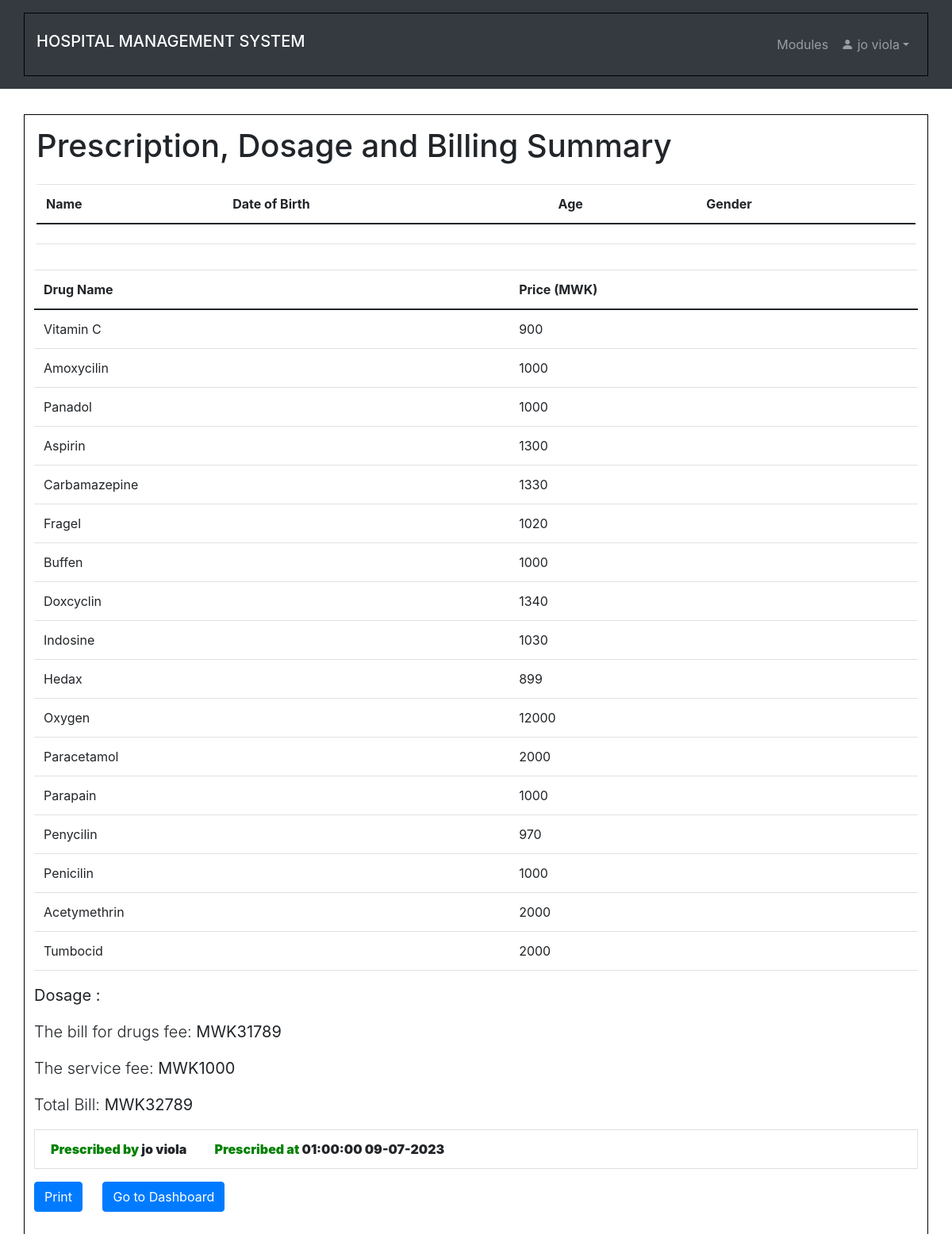
The page /billing.php (signed in) on the database its author committed.
### tables this page shows
CREATE TABLE `drug` (
  `id` int(11) NOT NULL,
  `drug_name` varchar(255) NOT NULL,
  `drug_price2` text DEFAULT NULL,
  `status` text DEFAULT NULL
);

CREATE TABLE `user` (
  `id` int(11) NOT NULL,
  `uname` varchar(100) NOT NULL,
  `prof` varchar(100) NOT NULL,
  `role` text DEFAULT NULL,
  `email` text DEFAULT NULL,
  `pwd` varchar(100) NOT NULL
);

### user_regdb.php (called while the page is built, shortened)
<?php
    $id = 0;
?>

### billing.php (the view, shortened to what this page needs)
<?php
    include 'user_regdb.php';
    include "comfig.php";
    include "unavbar.php";
    if (isset($_SESSION['id']) && isset($_SESSION['uname'])){
        $patient_id = $id ;
?>
<!DOCTYPE html>
<html lang="en">
  <head>
    <link rel="stylesheet" href="https://maxcdn.bootstrapcdn.com/bootstrap/4.5.2/css/bootstrap.min.css">
    <link rel="stylesheet" href="https://maxcdn.bootstrapcdn.com/bootstrap/4.5.2/css/bootstrap.min.css">
  </head>
  <body>
    <br><br><br><br>
    <div class="container mt-5">
      <div class="row">
        <div class="col-sm-12">
          <?php
          $stmt = $mysqli->prepare("SELECT * FROM patient WHERE id = ?");
          $stmt->bind_param("i", $patient_id);
          $result = $stmt->execute();
          if ($result === false) {
            echo "<div class='alert alert-danger' role='alert'>Error: " . $stmt->error . "</div>";
          } else {
                      $patient = $stmt->get_result()->fetch_assoc();
                      $id = $patient['id'];
                      $name = $patient['name'];
                      $age = $patient['age'];
                      $gender = $patient['gender'];
                      $date = $patient['date'];
                      $lab_bill = $patient['lab_price'];
                      $rad_bill = $patient['rad_price'];
                      echo "<h1 class='mb-4'>Prescription, Dosage and Billing Summary</h1>";
                      ?>
                        <table class="table table-hover" style="overflow:auto">
                            <thead class="table table-hover">
                                <tr>
                                    <th>Name</th>
                                    <th>Date of Birth</th>
                                    <th>Age</th>
                                    <th>Gender</th>
                                </tr>
                            </thead>
                            <tbody id = "myTable">
                                <tr>
                                    <td><?php echo $name; ?></td>
                                    <td><?php echo $date; ?></td>
                                    <td><?php echo $age; ?></td>
                                    <td><?php echo $gender; ?></td>
                                </tr>
                            </tbody>
                        </table>
                        <?php
                    }
          echo "<div class='row mb-3'>";
                echo "<div class='table-responsive'>";
                echo "<table class='table table-striped'>";
                echo "<thead>";
                $patient_id = $patient["id"];
                $total_amount = 0;
                echo "<table class='table'>";
                echo "<thead><tr><th>Drug Name</th><th>Price (MWK)</th></tr></thead>";
                echo "<tbody>";
                $stmt = $mysqli->prepare("SELECT drug, dosage FROM patient WHERE id = ?");
                $stmt->bind_param("i", $patient_id);
                $stmt->execute();
                $result = $stmt->get_result();
                $patientData = $result->fetch_assoc();
                $drugs = explode(",", $patientData['drug']);
                $dosage = $patientData['dosage'];
                foreach ($drugs as $drug) {
                    $drugNamePattern = "%$drug%";
                    $stmt = $mysqli->prepare("SELECT drug_name, drug_price2 FROM drug WHERE drug_name LIKE ?");
                    $stmt->bind_param("s", $drugNamePattern);
                    $stmt->execute();
                    $result = $stmt->get_result();
                    if ($result->num_rows > 0) {
                        while ($row = $result->fetch_assoc()) {
                            echo "<tr><td>" . $row["drug_name"] . "</td><td>" . $row["drug_price2"] . "</td></tr>";
                            $total_amount += $row["drug_price2"];
                        }
                    }
                }
                $servicefee =1000;
                $total_bill = $total_amount + $servicefee + $rad_bill +$lab_bill;
                echo "</tbody>";
                echo "</table>";
                echo "<div>";
                 echo "<p class='lead'><b>Dosage :</b> <strong>" . $dosage . "</strong></p>";
                 echo "</div>";
              echo "<p class='lead'>The bill for drugs fee: <strong> MWK" . $total_amount . "</strong></p>";
              echo "<p class='lead'>The service fee: <strong> MWK" . $servicefee . "</strong></p>";
              echo "<p class='lead'>Total Bill:  <strong>MWK" . $total_bill . " <strong></p>";
                if (isset($_SESSION['uname'])) {
                    $username = $_SESSION['uname'];
                    $stmt = $mysqli->prepare("SELECT * FROM user WHERE uname = ?");
                    $stmt->bind_param("s", $username);
                    $result = $stmt->execute();
                    if ($result === false) {
                      echo "<div class='alert alert-danger' role='alert'>Error: " . $stmt->error . "</div>";
                    } else {
                      $user = $stmt->get_result()->fetch_assoc();
                      $prescribed_on = date("H:i:s d-m-Y ");
                      echo "<p class='list-group-item'><b style='color: green;'>Prescribed by</b><b> " . $user['uname'] . "   </b>&nbsp;&nbsp; &nbsp; &nbsp;&nbsp; &nbsp;  <b style='color: green;'>Prescribed at </b><b>".$prescribed_on." </b></p>";
                      echo "<a href='download_pdf.php?download=" . $id . "' class='btn btn-primary'>Print</a>";
                      echo "<a href='nurse_dashboard.php' class='btn btn-primary'>Go to Dashboard</a>";
                          }
                }
                ?>
        </div>
      </div>
    </div>
<?php
    }else {
        header("Location: home.php");
        exit();
    }
?>

### style.css (style rules this page uses)
body { margin: 0; padding: 0; background-size: 100%; font-family: sans-serif; }

### billing.php (style rules this page uses)
.container { padding: 15px; border: 1px solid black; box-sizing: border-box; }

### rows shown on the page
drug: drug_name "Vitamin C", drug_price2 "900"
drug: drug_name "Amoxycilin", drug_price2 "1000"
drug: drug_name "Panadol", drug_price2 "1000"
drug: drug_name "Aspirin", drug_price2 "1300"
drug: drug_name "Carbamazepine", drug_price2 "1330"
drug: drug_name "Fragel", drug_price2 "1020"
drug: drug_name "Buffen", drug_price2 "1000"
drug: drug_name "Doxcyclin", drug_price2 "1340"
drug: drug_name "Indosine", drug_price2 "1030"
drug: drug_name "Hedax", drug_price2 "899"
drug: drug_name "Oxygen", drug_price2 "12000"
drug: drug_name "Paracetamol", drug_price2 "2000"
drug: drug_name "Parapain", drug_price2 "1000"
drug: drug_name "Penycilin", drug_price2 "970"
drug: drug_name "Penicilin", drug_price2 "1000"
drug: drug_name "Acetymethrin", drug_price2 "2000"
drug: drug_name "Tumbocid", drug_price2 "2000"
user: uname "jo viola"

### other values the page prints
$_SESSION['uname'] "jo viola"
$total_amount "31789"
$servicefee "1000"
$total_bill "32789"
$prescribed_on "01:00:00 09-07-2023"
